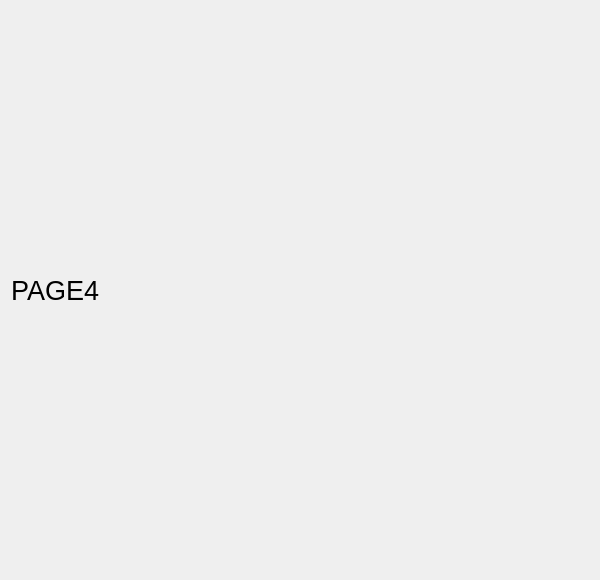
<?xml version="1.0" encoding="UTF-8"?>
<ui version="4.0">
 <class>Form</class>
 <widget class="QWidget" name="Form">
  <property name="geometry">
   <rect>
    <x>0</x>
    <y>0</y>
    <width>600</width>
    <height>580</height>
   </rect>
  </property>
  <property name="windowTitle">
   <string>Form</string>
  </property>
  <layout class="QGridLayout" name="gridLayout">
   <item row="0" column="0">
    <widget class="QLabel" name="page4_2">
     <property name="font">
      <font>
       <pointsize>20</pointsize>
      </font>
     </property>
     <property name="text">
      <string>PAGE4</string>
     </property>
    </widget>
   </item>
  </layout>
 </widget>
 <resources/>
 <connections/>
</ui>
